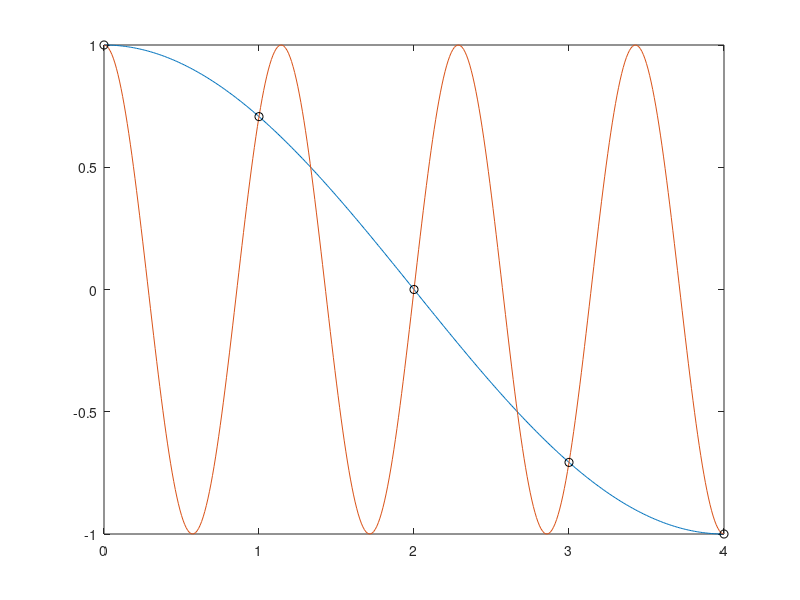

Source code (MATLAB): (Note: this script raises an error after producing the figure.)
t = 0:0.01:4; 
t1=[0 1 2 3 4]; y=cos(2*pi*t1/8);
plot(t,cos(2*pi*t/8),t,cos(2*7*pi*t/8),t1,y,'ko')
label('',18,'t','coswt',18)
